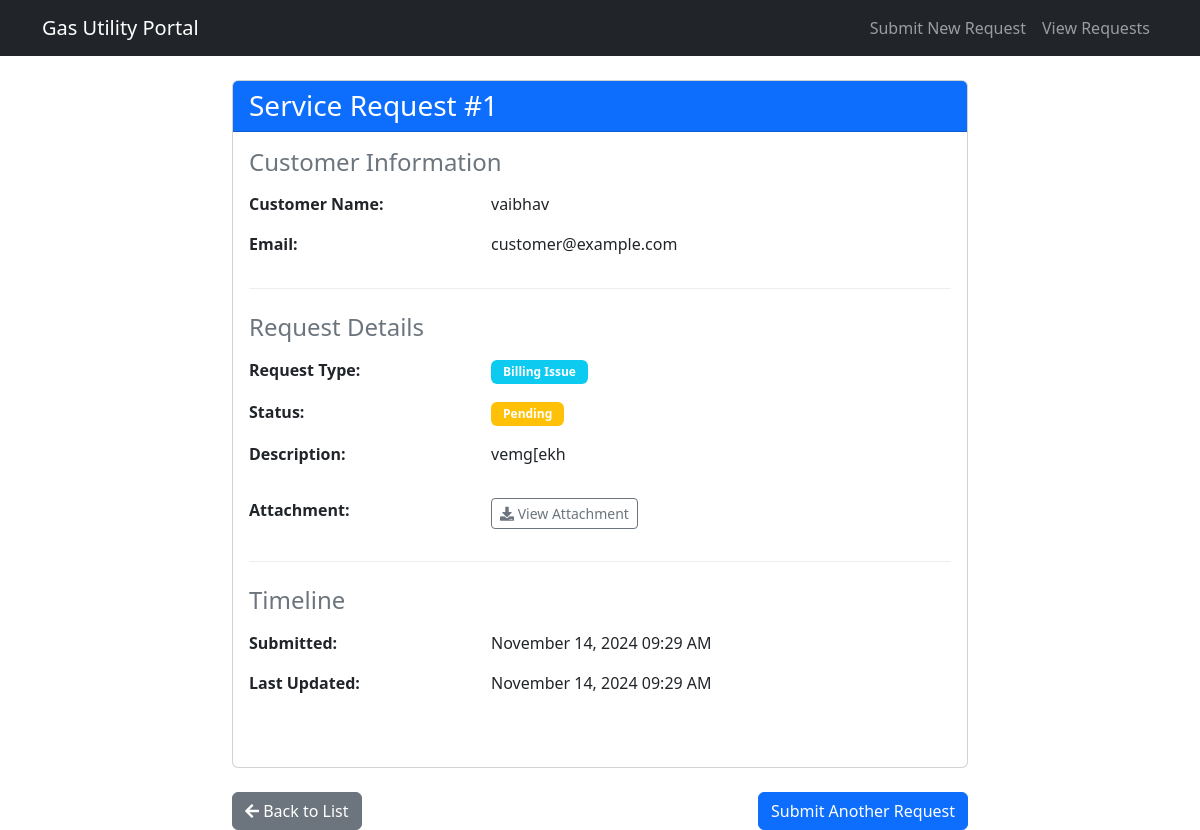
The page /request/1/ on the database its author committed.
### customer_service/models.py (models this page shows, shortened)
class ServiceRequest(models.Model):
    REQUEST_TYPES = [
        ('GAS_LEAK', 'Gas Leak'),
        ('CONNECTION', 'New Connection'),
        ('BILLING', 'Billing Issue'),
        ('MAINTENANCE', 'Maintenance'),
        ('OTHER', 'Other'),
    ]
    STATUS_CHOICES = [
        ('PENDING', 'Pending'),
        ('IN_PROGRESS', 'In Progress'),
        ('RESOLVED', 'Resolved'),
        ('CLOSED', 'Closed'),
    ]
    customer_name = models.CharField(max_length=100, default='Anonymous')
    customer_email = models.EmailField(default='customer@example.com')
    request_type = models.CharField(max_length=20, choices=REQUEST_TYPES)
    description = models.TextField()
    attachment = models.FileField(upload_to='service_requests/', null=True, blank=True)
    status = models.CharField(max_length=20, choices=STATUS_CHOICES, default='PENDING')
    created_at = models.DateTimeField(auto_now_add=True)
    updated_at = models.DateTimeField(auto_now=True)
    resolved_at = models.DateTimeField(null=True, blank=True)

### customer_service/views.py (the view)
# urls.py: path('request/<int:pk>/', views.request_detail, name='request_detail'),
def request_detail(request, pk):
    service_request = get_object_or_404(ServiceRequest, pk=pk)
    comments = service_request.comments.all()  # Get all comments for this request
    return render(request, 'customer_service/request_detail.html', {
        'service_request': service_request,
        'comments': comments
    })

### customer_service/templates/customer_service/request_detail.html (shortened to what this page needs)
{% extends "customer_service/base.html" %}
{% block content %}
<div class="row">
    <div class="col-md-8 offset-md-2">
        <div class="card mb-4">
            <div class="card-header bg-primary text-white">
                <h3 class="mb-0">Service Request #{{ service_request.id }}</h3>
            </div>
            <div class="card-body">
                <div class="section mb-4">
                    <h4 class="text-muted mb-3">Customer Information</h4>
                    <div class="row mb-3">
                        <div class="col-md-4"><strong>Customer Name:</strong></div>
                        <div class="col-md-8">{{ service_request.customer_name }}</div>
                    </div>
                    <div class="row mb-3">
                        <div class="col-md-4"><strong>Email:</strong></div>
                        <div class="col-md-8">{{ service_request.customer_email }}</div>
                    </div>
                </div>
                <div class="section mb-4">
                    <h4 class="text-muted mb-3">Request Details</h4>
                    <div class="row mb-3">
                        <div class="col-md-4"><strong>Request Type:</strong></div>
                        <div class="col-md-8">
                            <span class="badge bg-info">
                                {{ service_request.get_request_type_display }}
                            </span>
                        </div>
                    </div>
                    <div class="row mb-3">
                        <div class="col-md-4"><strong>Status:</strong></div>
                        <div class="col-md-8">
                            {% if service_request.status == 'PENDING' %}
                                <span class="badge bg-warning">{{ service_request.get_status_display }}</span>
                            {% elif service_request.status == 'IN_PROGRESS' %}
                                <span class="badge bg-primary">{{ service_request.get_status_display }}</span>
                            {% elif service_request.status == 'RESOLVED' %}
                                <span class="badge bg-success">{{ service_request.get_status_display }}</span>
                            {% else %}
                                <span class="badge bg-secondary">{{ service_request.get_status_display }}</span>
                            {% endif %}
                        </div>
                    </div>
                    <div class="row mb-3">
                        <div class="col-md-4"><strong>Description:</strong></div>
                        <div class="col-md-8">
                            <p class="text-justify">{{ service_request.description }}</p>
                        </div>
                    </div>
                    {% if service_request.attachment %}
                    <div class="row mb-3">
                        <div class="col-md-4"><strong>Attachment:</strong></div>
                        <div class="col-md-8">
                            <a href="{{ service_request.attachment.url }}"
                               class="btn btn-sm btn-outline-secondary"
                               target="_blank">
                                <i class="fas fa-download"></i> View Attachment
                            </a>
                        </div>
                    </div>
                    {% endif %}
                </div>
                <div class="section mb-4">
                    <h4 class="text-muted mb-3">Timeline</h4>
                    <div class="row mb-3">
                        <div class="col-md-4"><strong>Submitted:</strong></div>
                        <div class="col-md-8">
                            {{ service_request.created_at|date:"F d, Y h:i A" }}
                        </div>
                    </div>
                    <div class="row mb-3">
                        <div class="col-md-4"><strong>Last Updated:</strong></div>
                        <div class="col-md-8">
                            {{ service_request.updated_at|date:"F d, Y h:i A" }}
                        </div>
                    </div>
                </div>
            </div>
        </div>
        <div class="d-flex justify-content-between">
            <a href="{% url 'request_list' %}" class="btn btn-secondary">
                <i class="fas fa-arrow-left"></i> Back to List
            </a>
            {% if service_request.status != 'RESOLVED' and service_request.status != 'CLOSED' %}
            <a href="{% url 'create_request' %}" class="btn btn-primary">
                Submit Another Request
            </a>
            {% endif %}
        </div>
    </div>
</div>
<link href="https://cdnjs.cloudflare.com/ajax/libs/font-awesome/5.15.4/css/all.min.css" rel="stylesheet">
{% endblock %}

### customer_service/templates/customer_service/request_detail.html (style rules this page uses)
.section { border-bottom: 1px solid #eee; padding-bottom: 1rem; }
.section:last-child { border-bottom: none; }
.badge { padding: 0.5em 1em; }
.text-justify { text-align: justify; }

### rows shown on the page
ServiceRequest: id "1", customer_name "vaibhav", customer_email "customer@example.com", request_type "Billing Issue", status "Pending", description "vemg[ekh", created_at "November 14, 2024 09:29 AM", updated_at "November 14, 2024 09:29 AM"
